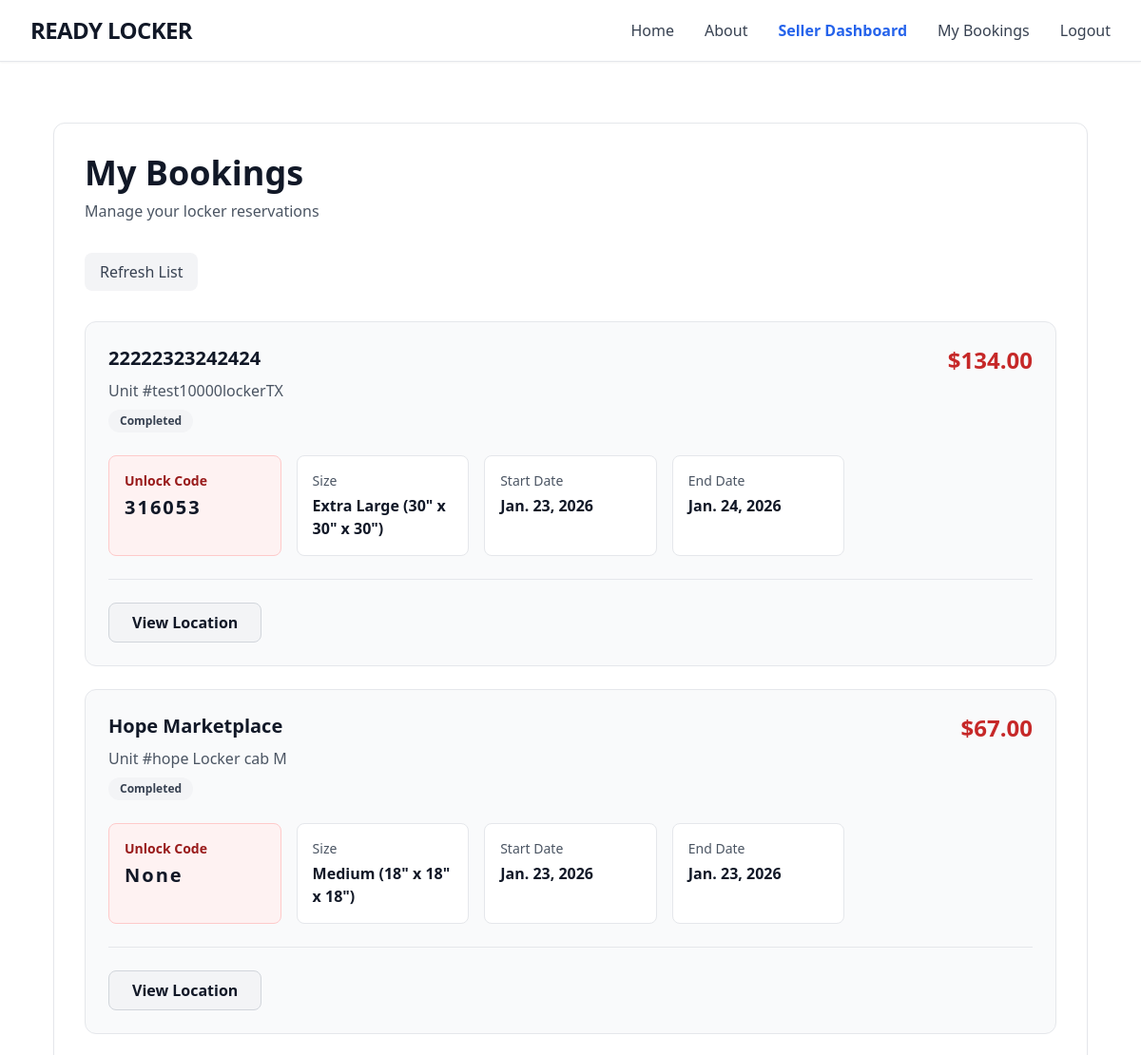
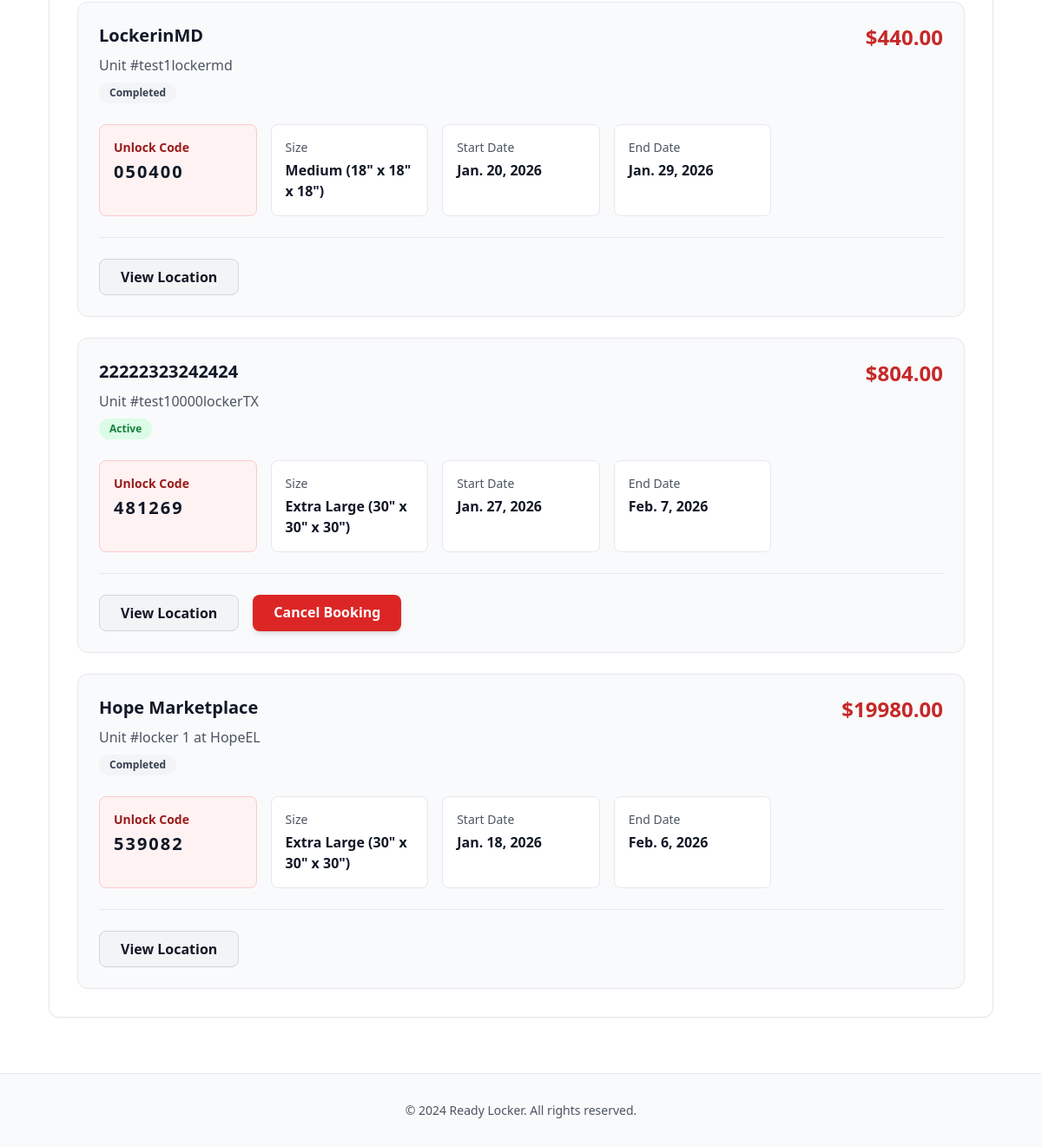
/my-bookings/ (signed in), run on the app's committed database (2 pictures, top to bottom).
### store/models.py (models this page shows, shortened)
class Booking(models.Model):
    STATUS_CHOICES = [
        ('pending', 'Pending'),
        ('active', 'Active'),
        ('completed', 'Completed'),
        ('cancelled', 'Cancelled'),
    ]
    user = models.ForeignKey(User, on_delete=models.CASCADE, related_name='bookings')
    locker = models.ForeignKey(Locker, on_delete=models.CASCADE, related_name='bookings')
    start_date = models.DateField()
    end_date = models.DateField()
    status = models.CharField(max_length=20, choices=STATUS_CHOICES, default='pending')
    total_price = models.DecimalField(max_digits=10, decimal_places=2)
    created_at = models.DateTimeField(auto_now_add=True)
    updated_at = models.DateTimeField(auto_now=True)
    special_instructions = models.TextField(blank=True)
    unlock_code = models.CharField(max_length=6, blank=True, null=True)
    class Meta:
        ordering = ['-created_at']
    def save(self, *args, **kwargs):
        if not self.total_price:
            self.total_price = self.calculate_total_price()
        if not self.unlock_code:
            self.unlock_code = ''.join(random.choices(string.digits, k=6))
        super().save(*args, **kwargs)

class Locker(models.Model):
    SIZE_CHOICES = [
        ('small', 'Small (12" x 12" x 12")'),
        ('medium', 'Medium (18" x 18" x 18")'),
        ('large', 'Large (24" x 24" x 24")'),
        ('xlarge', 'Extra Large (30" x 30" x 30")'),
    ]
    STATUS_CHOICES = [
        ('available', 'Available'),
        ('occupied', 'Occupied'),
        ('maintenance', 'Under Maintenance'),
    ]
    locker_number = models.CharField(max_length=20, blank=True)
    location = models.ForeignKey(Location, on_delete=models.CASCADE, related_name='lockers')
    size = models.CharField(max_length=20, choices=SIZE_CHOICES)
    status = models.CharField(max_length=20, choices=STATUS_CHOICES, default='available')
    daily_price = models.DecimalField(max_digits=10, decimal_places=2, validators=[MinValueValidator(Decimal('0.01'))])
    description = models.TextField(blank=True)
    created_at = models.DateTimeField(auto_now_add=True)
    updated_at = models.DateTimeField(auto_now=True)
    image = models.ImageField(upload_to='uploads/', blank=True, null=True)
    class Meta:
        ordering = ['location', 'locker_number']

class Location(models.Model):
    STATE_CHOICES = [
        ('AL', 'Alabama'), ('AK', 'Alaska'), ('AZ', 'Arizona'), ('AR', 'Arkansas'),
        ('CA', 'California'), ('CO', 'Colorado'), ('CT', 'Connecticut'), ('DE', 'Delaware'),
        ('DC', 'District of Columbia'), ('FL', 'Florida'), ('GA', 'Georgia'), ('HI', 'Hawaii'),
        ('ID', 'Idaho'), ('IL', 'Illinois'), ('IN', 'Indiana'), ('IA', 'Iowa'),
        ('KS', 'Kansas'), ('KY', 'Kentucky'), ('LA', 'Louisiana'), ('ME', 'Maine'),
        ('MD', 'Maryland'), ('MA', 'Massachusetts'), ('MI', 'Michigan'), ('MN', 'Minnesota'),
        ('MS', 'Mississippi'), ('MO', 'Missouri'), ('MT', 'Montana'), ('NE', 'Nebraska'),
        ('NV', 'Nevada'), ('NH', 'New Hampshire'), ('NJ', 'New Jersey'), ('NM', 'New Mexico'),
        ('NY', 'New York'), ('NC', 'North Carolina'), ('ND', 'North Dakota'), ('OH', 'Ohio'),
        ('OK', 'Oklahoma'), ('OR', 'Oregon'), ('PA', 'Pennsylvania'), ('RI', 'Rhode Island'),
        ('SC', 'South Carolina'), ('SD', 'South Dakota'), ('TN', 'Tennessee'), ('TX', 'Texas'),
        ('UT', 'Utah'), ('VT', 'Vermont'), ('VA', 'Virginia'), ('WA', 'Washington'),
        ('WV', 'West Virginia'), ('WI', 'Wisconsin'), ('WY', 'Wyoming')
    ]
    owner = models.ForeignKey(User, on_delete=models.CASCADE, null=True, blank=True, related_name="owned_locations")
    name = models.CharField(max_length=100)
    street_address = models.CharField(max_length=255, verbose_name="Street Address")
    city = models.CharField(max_length=100)
    state = models.CharField(max_length=2, choices=STATE_CHOICES)
    zip_code = models.CharField(max_length=10, verbose_name="Zip Code")
    description = models.TextField(blank=True)
    latitude = models.FloatField(default=0.0, blank=True)
    longitude = models.FloatField(default=0.0, blank=True)
    image = models.ImageField(upload_to='location_uploads/', blank=True, null=True)

### store/views.py (the view)
# urls.py: path('my-bookings/', views.my_bookings, name="my_bookings"),
@login_required
def my_bookings(request):
    bookings = Booking.objects.filter(user=request.user).order_by('-created_at')
    status_filter = request.GET.get('status')
    if status_filter:
        bookings = bookings.filter(status=status_filter)
    for booking in bookings:
        if booking.status == 'pending' and booking.start_date <= date.today():
            booking.status = 'active'
            booking.save()
        elif booking.status == 'active' and booking.end_date < date.today():
            booking.status = 'completed'
            booking.save()
    context = {'bookings': bookings, 'status_filter': status_filter}
    return render(request, 'my_bookings.html', context)

### store/templates/my_bookings.html (shortened to what this page needs)
{% extends 'base.html' %}
{% block content %}
<div class="max-w-6xl mx-auto px-4 sm:px-6 lg:px-8 py-16">
  <div class="bg-white border border-gray-200 rounded-xl p-8 shadow-sm">
    <h1 class="text-3xl sm:text-4xl font-bold mb-2 text-gray-900">My Bookings</h1>
    <p class="text-gray-600 mb-8">Manage your locker reservations</p>
    <div class="flex flex-wrap gap-3 mb-8">
       <a href="{% url 'my_bookings' %}" class="px-4 py-2 rounded-lg font-medium bg-gray-100 text-gray-700 hover:bg-gray-200">Refresh List</a>
    </div>
    {% if bookings %}
      <div class="space-y-6">
        {% for booking in bookings %}
          <div class="bg-gray-50 border border-gray-200 rounded-xl p-6">
            <div class="flex flex-col sm:flex-row sm:items-start sm:justify-between mb-6">
              <div>
                <h2 class="text-xl font-bold mb-2 text-gray-900">{{ booking.locker.location.name }}</h2>
                <p class="text-gray-600 font-medium">Unit #{{ booking.locker.locker_number }}</p>
                <span class="mt-2 inline-block px-3 py-1 rounded-full text-xs font-semibold {% if booking.status == 'active' %}bg-green-100 text-green-700{% elif booking.status == 'pending' %}bg-orange-100 text-orange-700{% elif booking.status == 'completed' %}bg-gray-100 text-gray-700{% else %}bg-red-100 text-red-700{% endif %}">{{ booking.get_status_display }}</span>
              </div>
              <div class="text-2xl font-bold text-primary mt-4 sm:mt-0">${{ booking.total_price }}</div>
            </div>
            <div class="grid grid-cols-1 sm:grid-cols-2 lg:grid-cols-5 gap-4 mb-6">
              <div class="bg-red-50 rounded-lg p-4 border border-red-200">
                <div class="text-sm text-red-800 mb-1 font-semibold">Unlock Code</div>
                <div class="font-bold text-gray-900 tracking-widest text-xl">{{ booking.unlock_code }}</div>
              </div>
              <div class="bg-white rounded-lg p-4 border border-gray-200">
                <div class="text-sm text-gray-600 mb-1">Size</div>
                <div class="font-semibold text-gray-900">{{ booking.locker.get_size_display }}</div>
              </div>
              <div class="bg-white rounded-lg p-4 border border-gray-200">
                <div class="text-sm text-gray-600 mb-1">Start Date</div>
                <div class="font-semibold text-gray-900">{{ booking.start_date }}</div>
              </div>
              <div class="bg-white rounded-lg p-4 border border-gray-200">
                <div class="text-sm text-gray-600 mb-1">End Date</div>
                <div class="font-semibold text-gray-900">{{ booking.end_date }}</div>
              </div>
            </div>
            <div class="flex flex-wrap gap-4 pt-6 border-t border-gray-200">
              <a href="{% url 'location_detail' booking.locker.location.id %}" class="bg-gray-100 hover:bg-gray-200 text-gray-900 px-6 py-2 rounded-lg font-semibold transition-colors border border-gray-300">View Location</a>
              {% if booking.status in 'pending,active' %}
                <a href="{% url 'cancel_booking' booking.id %}" class="bg-red-600 hover:bg-red-700 text-white px-6 py-2 rounded-lg font-semibold transition-colors shadow-md">Cancel Booking</a>
              {% endif %}
            </div>
          </div>
        {% endfor %}
      </div>
    {% else %}
      <div class="text-center py-16"><p class="text-gray-600 text-lg mb-4">No bookings found.</p><a href="{% url 'home' %}" class="text-primary hover:text-red-600 underline">Find a locker</a></div>
    {% endif %}
  </div>
</div>
{% endblock %}

### data on the page
Booking: locker.location.name "22222323242424", locker.locker_number "test10000lockerTX", status "Completed", total_price "134.00", unlock_code "316053", locker.size "Extra Large (30\" x 30\" x 30\")", start_date "Jan. 23, 2026", end_date "Jan. 24, 2026"
Booking: locker.location.name "Hope Marketplace", locker.locker_number "hope Locker cab M", status "Completed", total_price "67.00", unlock_code "None", locker.size "Medium (18\" x 18\" x 18\")", start_date "Jan. 23, 2026", end_date "Jan. 23, 2026"
Booking: locker.location.name "LockerinMD", locker.locker_number "test1lockermd", status "Completed", total_price "440.00", unlock_code "050400", locker.size "Medium (18\" x 18\" x 18\")", start_date "Jan. 20, 2026", end_date "Jan. 29, 2026"
Booking: locker.location.name "22222323242424", locker.locker_number "test10000lockerTX", status "Active", total_price "804.00", unlock_code "481269", locker.size "Extra Large (30\" x 30\" x 30\")", start_date "Jan. 27, 2026", end_date "Feb. 7, 2026", shows "Cancel Booking"
Booking: locker.location.name "Hope Marketplace", locker.locker_number "locker 1 at HopeEL", status "Completed", total_price "19980.00", unlock_code "539082", locker.size "Extra Large (30\" x 30\" x 30\")", start_date "Jan. 18, 2026", end_date "Feb. 6, 2026"
